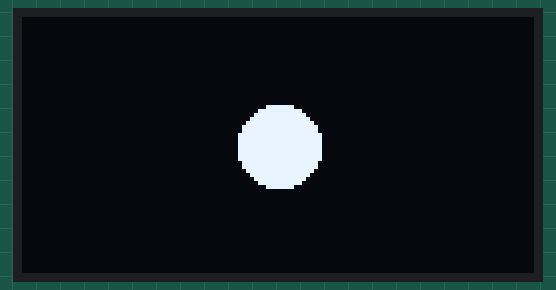
Recording of a sketch running on a simulated Arduino Uno, built with avr-gcc and run on an emulated ATmega328P. Shown: 128×64 one-colour display.

Above: at 1.1 s.

The sketch:

OledTemplate.ino
```cpp
/**
 * Feel free to modify this template for your OLED prototype
 *
 * See: https://makeabilitylab.github.io/physcomp/advancedio/oled.html
 *
 * Adafruit Gfx Library:
 * https://learn.adafruit.com/adafruit-gfx-graphics-library/overview
 *
 * Adafruit OLED tutorials:
 * https://learn.adafruit.com/monochrome-oled-breakouts
 *
 * By Jon E. Froehlich
 * @jonfroehlich
 * http://makeabilitylab.io
 *
 */

// #include <SPI.h> Uncomment this if you use SPI
#include <Wire.h>
#include <Adafruit_GFX.h>
#include <Adafruit_SSD1306.h>

#define SCREEN_WIDTH 128 // OLED display width, in pixels
#define SCREEN_HEIGHT 64 // OLED display height, in pixels

// Declaration for an SSD1306 display connected to I2C (SDA, SCL pins)
#define OLED_RESET     4 // Reset pin # (or -1 if sharing Arduino reset pin)
Adafruit_SSD1306 _display(SCREEN_WIDTH, SCREEN_HEIGHT, &Wire, OLED_RESET);

void setup() {
  Serial.begin(9600); // Just for debugging

  // The following line of code is just for initialization. You will
  // not need to change it but providing some details below.
  // SSD1306_SWITCHCAPVCC = generate display voltage from 3.3V internally
  // If you look at the source (Adafruit_SSD1306.cpp), you'll see that
  // the first parameter is the VCC selection and that, for most cases, you should pass
  // SSD1306_SWITCHCAPVCC
  // And the second parameter is the I2C address of corresponding SSD1306 display
  // Note: if you wire this up with SPI, it won't use an address; however, you still
  // need to pass a param. So you can pass zero.
  // For more on this, see:
  // https://github.com/adafruit/Adafruit_SSD1306/blob/1d52453e3b722e4c7a7bc6b81128138d721b5c27/Adafruit_SSD1306.cpp#L458
  if(!_display.begin(SSD1306_SWITCHCAPVCC, 0x3D)) { // Address 0x3D for 128x64
    Serial.println(F("SSD1306 allocation failed"));
    for(;;); // Don't proceed, loop forever
  }

  // show title screen
  showTitleScreen("OLED Template", 1000);
}

void loop() {

  // Clear all contents of the display buffer (set all pixels to off)
  _display.clearDisplay();

  // Draw something!
  // In this case, we are drawing a circle in the center of the screen
  // But you can put all your drawing code here!
  const int circleRadius = 10;
  const int xCirclePos = _display.width() / 2;
  const int yCirclePos = _display.height() / 2;
  _display.fillCircle(xCirclePos, yCirclePos, circleRadius, SSD1306_WHITE);

  // Contents of the screen buffer (memory) are not render to the display
  // until display is called.
  _display.display();
}

void showTitleScreen(const char* title, const int durationInMs){
  // Clear the buffer
  _display.clearDisplay();

  // Display opening screen
  _display.setTextSize(1);
  _display.setTextColor(WHITE, BLACK);
  int16_t x1, y1;
  uint16_t textWidth, textHeight;
  _display.getTextBounds(title, 0, 0, &x1, &y1, &textWidth, &textHeight);
  uint16_t xText = _display.width() / 2 - textWidth / 2;
  uint16_t yText = _display.height() / 2 - textHeight / 2;
  _display.setCursor(xText, yText);
  _display.println(title);
  _display.display();
  delay(durationInMs);

  _display.clearDisplay();
}
```
